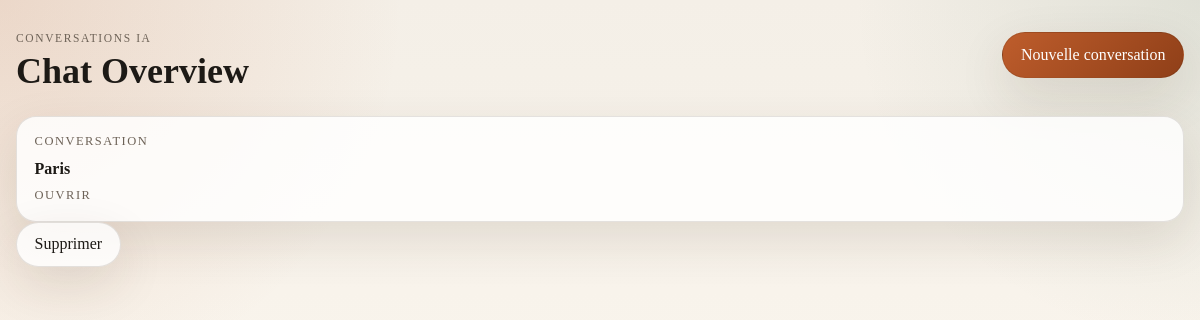
The app's page /chat, older data.
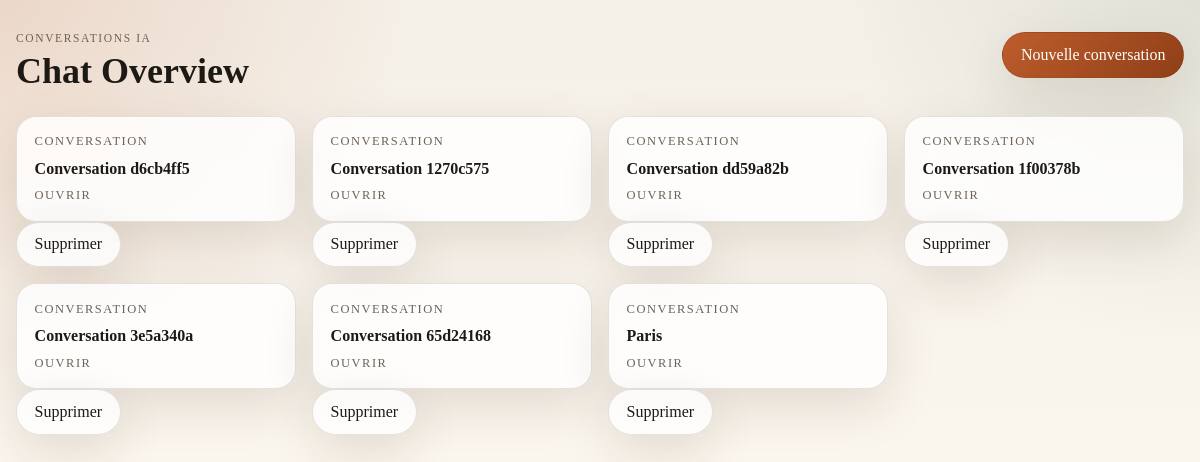
The same page, newer data.
### app.py (models this page shows)
class Chat(db.Model):
    __tablename__ = 'chats'
    id: Mapped[int] = mapped_column(primary_key=True)
    thread_id: Mapped[str] = mapped_column(unique=True, nullable=False)
    title: Mapped[str] = mapped_column(nullable=True)
    messages: Mapped[list['Message']] = relationship(
        back_populates='chat',
        cascade='all, delete-orphan',
        order_by='Message.id',
    )

### app.py (the view)
@app.route('/chat')
def chat_overview():
    return render_template('chats/chat_overview.html', chat_list=get_all_chats())

### app.py (called while the page is built)
def get_all_chats():
    return Chat.query.order_by(Chat.id.desc()).all()

### templates/chats/chat_overview.html (shortened to what this page needs)
{% extends 'base.html' %}
{% block header %}
    <div class="page-header">
        <div>
            <p class="eyebrow">Conversations IA</p>
            <h1>Chat Overview</h1>
        </div>
        <a class="button button-primary" href="{{ url_for('new_chat') }}">Nouvelle conversation</a>
    </div>
{% endblock %}
{% block content %}
    {% if chat_list %}
        <div class="conversation-list">
            {% for chat in chat_list %}
                <div class="conversation-card-row">
                    <a class="conversation-card" href="{{ url_for('chat', chat_id=chat.thread_id) }}">
                        <span class="conversation-label">Conversation</span>
                        <strong>{{ chat.title or chat.thread_id[:8] }}</strong>
                        <span class="conversation-link">Ouvrir</span>
                    </a>
                    <form class="conversation-actions" method="post" action="{{ url_for('delete_chat', chat_id=chat.thread_id) }}" onsubmit="return confirm('Supprimer cette conversation ?');">
                        <button class="button button-danger" type="submit">Supprimer</button>
                    </form>
                </div>
            {% endfor %}
        </div>
    {% else %}
        <div class="empty-state">
            <h2>Aucune conversation pour le moment</h2>
            <p>Crée une nouvelle conversation pour commencer à discuter avec l'IA.</p>
            <a class="button button-primary" href="{{ url_for('new_chat') }}">Démarrer une conversation</a>
        </div>
    {% endif %}
{% endblock %}

### templates/base.html (shortened to what this page needs)
<!DOCTYPE html>
<link rel="stylesheet" href="{{ url_for('static', filename='style.css') }}">
<section class="content">
    <header>
        {% block header %}{% endblock %}
    </header>
    {% block content %}{% endblock %}
</section>

### static/style.css (style rules this page uses)
* { box-sizing: border-box; }
.content { width: min(1180px, calc(100% - 2rem)); margin: 0 auto; padding: 2rem 0 3rem; }
.page-header { display: flex; align-items: flex-start; justify-content: space-between; gap: 1rem; margin-bottom: 1.5rem; }
.eyebrow { margin: 0 0 0.35rem; text-transform: uppercase; letter-spacing: 0.14em; font-size: 0.72rem; color: var(--muted); }
h1, h2, h3, p { margin-top: 0; }
h1 { margin-bottom: 0; font-size: clamp(2rem, 3vw, 3rem); }
.button { display: inline-flex; align-items: center; justify-content: center; gap: 0.4rem; padding: 0.8rem 1.1rem; border: 1px solid var(--border); border-radius: 999px; background: var(--surface); color: var(--text); text-decoration: none; font: inherit; box-shadow: var(--shadow); transition: transform 160ms ease, border-color 160ms ease, background 160ms ease; }
.button-primary { background: linear-gradient(135deg, var(--accent), var(--accent-strong)); color: #fff; }
.conversation-list { display: grid; grid-template-columns: repeat(auto-fit, minmax(240px, 1fr)); gap: 1rem; }
.conversation-card { display: flex; flex-direction: column; gap: 0.65rem; padding: 1.1rem; border: 1px solid var(--border); border-radius: 1.25rem; background: var(--surface); text-decoration: none; color: inherit; box-shadow: var(--shadow); }
.conversation-label, .conversation-link, .message-role { font-size: 0.78rem; text-transform: uppercase; letter-spacing: 0.12em; color: var(--muted); }

Row changes from the older to the newer data that the page shows:
added Chat: title "Conversation d6cb4ff5"
added Chat: title "Conversation 1270c575"
added Chat: title "Conversation dd59a82b"
added Chat: title "Conversation 1f00378b"
added Chat: title "Conversation 3e5a340a"
added Chat: title "Conversation 65d24168"
